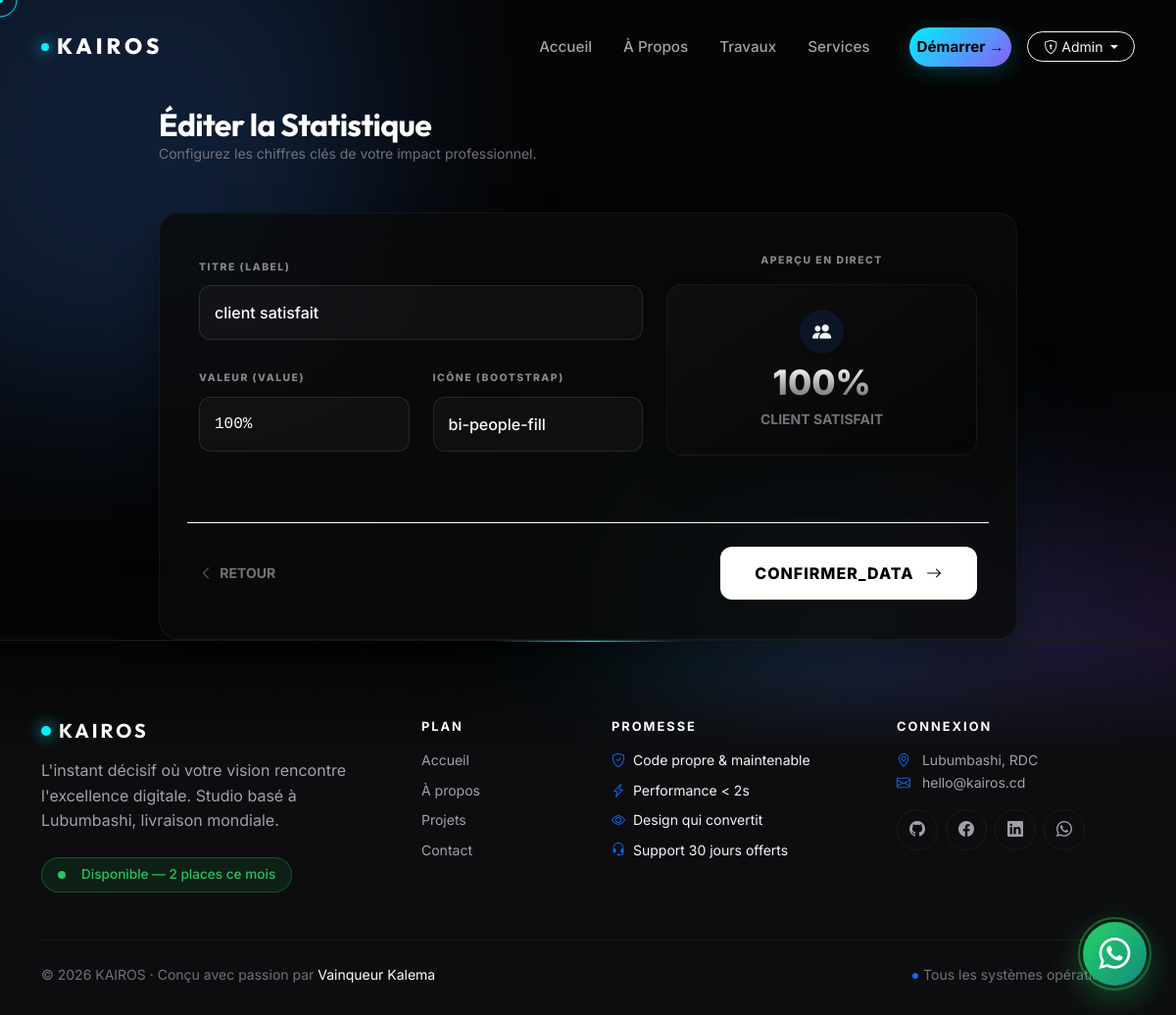
The app's page /admin/stats/edit/1 (signed in) with its own data.
### app/models.py (models this page shows)
class Stat(db.Model):
    id = db.Column(db.Integer, primary_key=True)
    label = db.Column(db.String(50))
    value = db.Column(db.String(50))
    icon = db.Column(db.String(50))

### app/admin/route.py (the view, shortened to what this page needs)
@bp.route('/stats/edit/<int:id>', methods=['GET', 'POST'])
@login_required
@admin_required
def stat_edit(id):
    stat = Stat.query.get_or_404(id)
    return render_template('admin/stat_form.html', stat=stat)

### app/admin/route.py (called while the page is built)
def admin_required(f):
    @wraps(f)
    def decorated(*args, **kwargs):
        if not current_user.is_authenticated or not current_user.is_admin:
            flash('Accès réservé aux administrateurs.', 'danger')
            return redirect(url_for('auth.login'))
        return f(*args, **kwargs)
    return decorated

### app/templates/admin/stat_form.html (shortened to what this page needs)
{% extends 'base.html' %}
{% block content %}
<div class="container mt-2 fade-up" style="max-width: 900px;">
    <div class="mb-5">
        <h2 class="text-white fw-bold m-0">{{ 'Éditer la' if stat else 'Nouvelle' }} Statistique</h2>
        <p class="text-muted small">Configurez les chiffres clés de votre impact professionnel.</p>
    </div>
    <div class="stat-editor-card">
        <form method="POST">
            <div class="row g-4">
                <div class="col-lg-7">
                    <div class="mb-4">
                        <label class="form-label">Titre (Label)</label>
                        <input type="text" name="label" id="labelInput" class="form-control"
                               placeholder="ex: Projets Terminés"
                               value="{{ stat.label if stat else '' }}" required>
                    </div>
                    <div class="row">
                        <div class="col-md-6 mb-4">
                            <label class="form-label">Valeur (Value)</label>
                            <input type="text" name="value" id="valueInput" class="form-control font-monospace"
                                   placeholder="ex: 150+"
                                   value="{{ stat.value if stat else '' }}" required>
                        </div>
                        <div class="col-md-6 mb-4">
                            <label class="form-label">Icône (Bootstrap)</label>
                            <input type="text" name="icon" id="iconInput" class="form-control"
                                   placeholder="bi-check-circle"
                                   value="{{ stat.icon if stat else 'bi-bar-chart' }}">
                        </div>
                    </div>
                </div>
                <div class="col-lg-5">
                    <label class="form-label d-block text-center mb-3">Aperçu en direct</label>
                    <div class="stat-preview shadow-lg">
                        <div class="preview-icon-wrapper shadow-sm">
                            <i id="pIcon" class="bi {{ stat.icon if stat else 'bi-bar-chart' }}"></i>
                        </div>
                        <div id="pValue" class="preview-value">{{ stat.value if stat else '00' }}</div>
                        <div id="pLabel" class="text-muted small fw-bold mt-2 text-uppercase letter-spacing-1">{{ stat.label if stat else 'LABEL_ID' }}</div>
                    </div>
                </div>
                <div class="col-12 mt-5 pt-4 border-top border-white border-opacity-5 d-flex justify-content-between align-items-center">
                    <a href="{{ url_for('admin.stats') }}" class="text-muted text-decoration-none small fw-bold">
                        <i class="bi bi-chevron-left me-1"></i> RETOUR
                    </a>
                    <button type="submit" class="btn btn-save-stat">
                        CONFIRMER_DATA <i class="bi bi-arrow-right ms-2"></i>
                    </button>
                </div>
            </div>
        </form>
    </div>
</div>
{% endblock %}

### app/static/css/style.css (style rules this page uses)
:root { --primary: #0d6efd; --primary-glow: rgba(13, 110, 253, 0.25); --dark-bg: #0f172a; --card-bg: rgba(255, 255, 255, 0.03); --border-color: rgba(255, 255, 255, 0.1); --text-main: #f1f5f9; --text-muted: #94a3b8; --success: #10b981; }
body { font-family: 'Inter', sans-serif; color: var(--text-main); background-color: var(--dark-bg); overflow-x: hidden; line-height: 1.6; }
p, li, label, span, div:not(.vscode-footer) { color: var(--text-main); }
h1, h2, h3, h4, h5, h6, .h1, .h2, .h3, .h4, .h5, .h6 { color: #ffffff !important; font-weight: 700; }
.text-muted { color: var(--text-muted) !important; }

### app/templates/base.html (style rules this page uses)
:root { --primary: #00f0ff; --primary-dark: #3b82f6; --accent: #8b5cf6; --gold: #d4af37; --dark-bg: #050505; --surface: #0d0d0f; --surface-2: #141417; --glass: rgba(13, 13, 15, 0.75); --text-muted: #71717a; --text-soft: #a1a1aa; --border-soft: rgba(255, 255, 255, 0.06); --border-hover: rgba(0, 240, 255, 0.3); }
* { -webkit-tap-highlight-color: transparent; }
html { scroll-behavior: smooth; }
body { background-color: var(--dark-bg); color: #ffffff; font-family: 'Inter', sans-serif; overflow-x: hidden; -webkit-font-smoothing: antialiased; cursor: none; }
h1, h2, h3, h4, h5, .navbar-brand, .display-huge { font-family: 'Outfit', sans-serif; letter-spacing: -0.02em; }

### app/templates/admin/stat_form.html (style rules this page uses)
body { padding-top: 100px; background-color: #050505 !important; color: #f0f0f0; }
.stat-editor-card { background: rgba(10, 10, 10, 0.8); border: 1px solid rgba(255, 255, 255, 0.05); border-radius: 20px; padding: 40px; backdrop-filter: blur(15px); box-shadow: 0 20px 40px rgba(0,0,0,0.4); }
.form-label { color: #888; text-transform: uppercase; font-size: 0.65rem; font-weight: 800; letter-spacing: 1.5px; margin-bottom: 10px; }
.form-control { background: rgba(255, 255, 255, 0.03) !important; border: 1px solid rgba(255, 255, 255, 0.1) !important; border-radius: 12px !important; color: white !important; padding: 15px; font-weight: 500; transition: 0.3s cubic-bezier(0.4, 0, 0.2, 1); }
.stat-preview { background: linear-gradient(145deg, #0f0f0f, #050505); border: 1px solid rgba(255, 255, 255, 0.05); border-radius: 16px; padding: 25px; text-align: center; min-height: 150px; display: flex; flex-direction: column; justify-content: center; align-items: center; }
.preview-value { font-size: 2.2rem; font-weight: 800; background: linear-gradient(to bottom, #fff, #666); -webkit-background-clip: text; -webkit-text-fill-color: transparent; line-height: 1; }
.preview-icon-wrapper { width: 45px; height: 45px; background: rgba(13, 110, 253, 0.1); color: #0d6efd; border-radius: 50%; display: flex; align-items: center; justify-content: center; font-size: 1.2rem; margin-bottom: 12px; }
.btn-save-stat { background: #fff; color: #000; border: none; padding: 15px 35px; border-radius: 12px; font-weight: 800; text-transform: uppercase; letter-spacing: 1px; transition: 0.3s; }

### records on screen
Stat: label "client satisfait", value "100%", icon "bi-people-fill", label "CLIENT SATISFAIT"

### other values on screen
{{ 'Éditer la' if stat else 'Nouvelle' }} "Éditer la"
